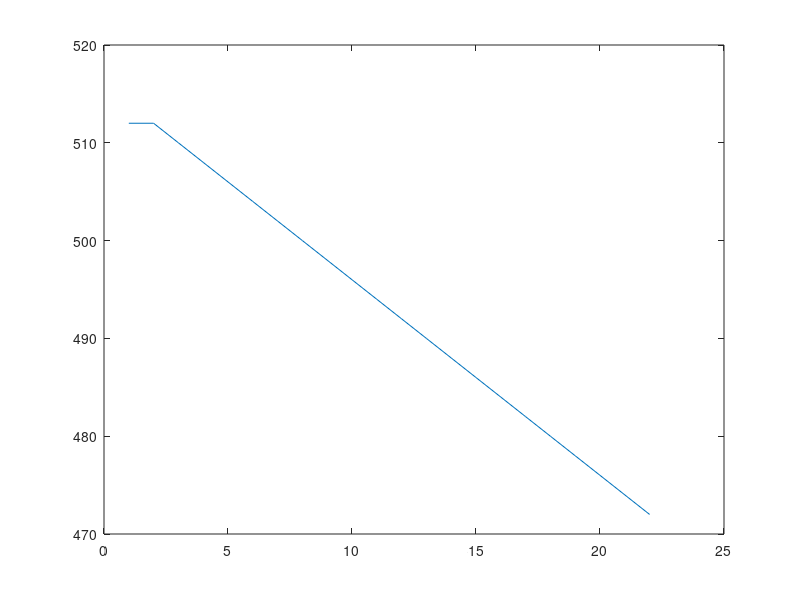

Write the MATLAB code that produced this figure. (Note: this script raises an error after producing the figure.)
clear;
clc;
close all;


i_dir = 1;

duration_part0 = 50;
duration_part1 = 400;
time_interval_twitch = 20;
n_frames_part0 = floor(duration_part0/time_interval_twitch);
n_frames_part1 = floor(duration_part1/time_interval_twitch);

slope = 2;

theoretical_traj = 512*ones(1,n_frames_part0);
signs = [-1;1];
for i=1:n_frames_part1
    theoretical_traj(1,n_frames_part0+i) = 512 +signs(i_dir)*slope*i;
end

plot(theoretical_traj);

amplitude_deg = compute_amplitude_ramp(slope,duration_part1,time_interval_twitch)

function amplitude_deg =  compute_amplitude_ramp(slope,duration_part1,time_interval_twitch)
n_frames_part1 = floor(duration_part1/time_interval_twitch);
ampl_step_pos = n_frames_part1*slope;
amplitude_deg=ampl_step_pos/3.413;
end